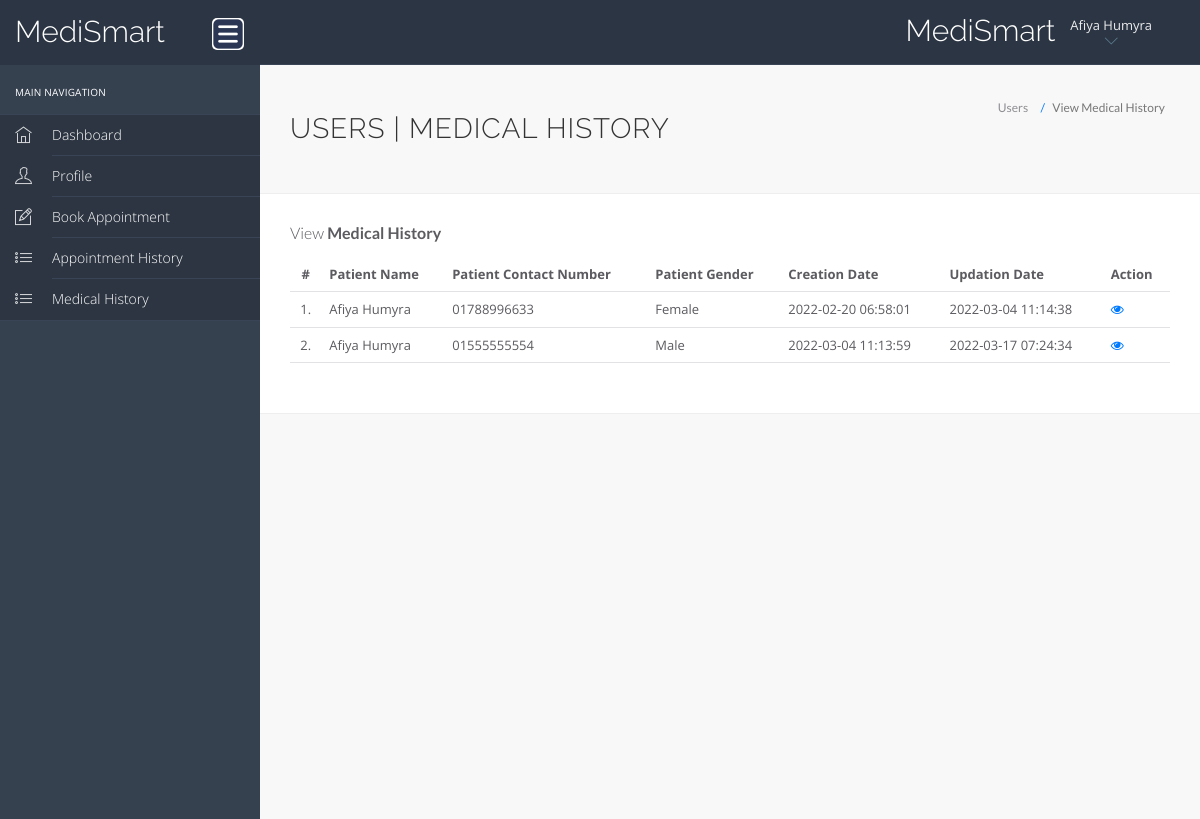
The page /hms/manage-medhistory.php (signed in) on the database its author committed.
### tables this page shows
CREATE TABLE `users` (
  `id` int(11) NOT NULL,
  `fullName` varchar(255) DEFAULT NULL,
  `profile_pic` varchar(255) NOT NULL,
  `address` longtext DEFAULT NULL,
  `city` varchar(255) DEFAULT NULL,
  `gender` varchar(255) DEFAULT NULL,
  `email` varchar(255) DEFAULT NULL,
  `password` varchar(255) DEFAULT NULL,
  `regDate` timestamp NULL DEFAULT current_timestamp(),
  `updationDate` timestamp NULL DEFAULT NULL ON UPDATE current_timestamp()
);

CREATE TABLE `tblpatient` (
  `ID` int(10) NOT NULL,
  `Docid` int(10) DEFAULT NULL,
  `PatientName` varchar(200) DEFAULT NULL,
  `PatientContno` varchar(13) DEFAULT NULL,
  `PatientEmail` varchar(200) DEFAULT NULL,
  `PatientGender` varchar(50) DEFAULT NULL,
  `PatientAdd` mediumtext DEFAULT NULL,
  `PatientAge` int(10) DEFAULT NULL,
  `PatientMedhis` mediumtext DEFAULT NULL,
  `CreationDate` timestamp NULL DEFAULT current_timestamp(),
  `UpdationDate` timestamp NULL DEFAULT NULL ON UPDATE current_timestamp()
);

### hms/manage-medhistory.php (the view, shortened to what this page needs)
<?php
include('include/config.php');
?>
<!DOCTYPE html>
<html lang="en">
	<head>
		<link rel="stylesheet" href="vendor/bootstrap/css/bootstrap.min.css">
		<link rel="stylesheet" href="vendor/fontawesome/css/font-awesome.min.css">
		<link rel="stylesheet" href="vendor/themify-icons/themify-icons.min.css">
		<link href="vendor/animate.css/animate.min.css" rel="stylesheet" media="screen">
		<link href="vendor/perfect-scrollbar/perfect-scrollbar.min.css" rel="stylesheet" media="screen">
		<link href="vendor/switchery/switchery.min.css" rel="stylesheet" media="screen">
		<link href="vendor/bootstrap-touchspin/jquery.bootstrap-touchspin.min.css" rel="stylesheet" media="screen">
		<link href="vendor/select2/select2.min.css" rel="stylesheet" media="screen">
		<link href="vendor/bootstrap-datepicker/bootstrap-datepicker3.standalone.min.css" rel="stylesheet" media="screen">
		<link href="vendor/bootstrap-timepicker/bootstrap-timepicker.min.css" rel="stylesheet" media="screen">
		<link rel="stylesheet" href="assets/css/styles.css">
		<link rel="stylesheet" href="assets/css/plugins.css">
		<link rel="stylesheet" href="assets/css/themes/theme-5.css" id="skin_color" />
	</head>
	<body>
		<div id="app">
<?php include('include/sidebar.php');?>
<div class="app-content">
<?php include('include/header.php');?>
<div class="main-content" >
<div class="wrap-content container" id="container">
<section id="page-title">
<div class="row">
<div class="col-sm-8">
<h1 class="mainTitle">Users | Medical History</h1>
</div>
<ol class="breadcrumb">
<li>
<span>Users</span>
</li>
<li class="active">
<span>View Medical History</span>
</li>
</ol>
</div>
</section>
<div class="container-fluid container-fullw bg-white">
<div class="row">
<div class="col-md-12">
<h5 class="over-title margin-bottom-15">View <span class="text-bold">Medical History</span></h5>
<table class="table table-hover" id="sample-table-1">
<thead>
<tr>
<th class="center">#</th>
<th>Patient Name</th>
<th>Patient Contact Number</th>
<th>Patient Gender </th>
<th>Creation Date </th>
<th>Updation Date </th>
<th>Action</th>
</tr>
</thead>
<tbody>
<?php
$uid=$_SESSION['id'];
$sql=mysqli_query($con,"select tblpatient.* from tblpatient join users on users.email=tblpatient.PatientEmail where users.id='$uid'");
$cnt=1;
while($row=mysqli_fetch_array($sql))
{
?>
<tr>
<td class="center"><?php echo $cnt;?>.</td>
<td class="hidden-xs"><?php echo $row['PatientName'];?></td>
<td><?php echo $row['PatientContno'];?></td>
<td><?php echo $row['PatientGender'];?></td>
<td><?php echo $row['CreationDate'];?></td>
<td><?php echo $row['UpdationDate'];?>
</td>
<td>
<a href="view-medhistory.php?viewid=<?php echo $row['ID'];?>"><i class="fa fa-eye"></i></a>
</td>
</tr>
<?php
$cnt=$cnt+1;
 }?></tbody>
</table>
</div>
</div>
</div>
</div>
</div>
</div>
</div>
	<?php include('include/footer.php');?>
	</body>
</html>

### hms/include/header.php (shortened to what this page needs)
<header class="navbar navbar-default navbar-static-top">
    <div class="navbar-header">
        <a class="navbar-brand" href="#">
            <h2 style="padding-top:10%; color: white;">MediSmart</h2>
        </a>
        <a href="#" class="sidebar-toggler pull-right visible-md visible-lg" data-toggle-class="app-sidebar-closed"
            data-toggle-target="#app">
            <img src="./assets/images/menu.png" alt="Menu" width="32" height="32"
                style="background-color: white; border-radius: 5px;">
        </a>
    </div>
    <div class="navbar-collapse collapse">
        <ul class="nav navbar-right">
            <li style="padding-top:5% ">
                <h2 style="color: white">MediSmart</h2>
            </li>
            <li class="dropdown current-user">
                <a href class="dropdown-toggle" data-toggle="dropdown">
                    <span class="username">
                        <?php $query=mysqli_query($con,"select fullName from users where id='".$_SESSION['id']."'");
                            while($row=mysqli_fetch_array($query))
                            {
                                echo $row['fullName'];
                            }
						?> <i class="ti-angle-down"></i></i></span>
                </a>
            </li>
        </ul>
    </div>
</header>

### hms/assets/css/themes/theme-5.css (style rules this page uses)
body { background: #f8f8f8; }
header .navbar-header { background: #2c3543 !important; border-right-color: transparent !important; border-bottom-color: transparent !important; }
header .navbar-header .sidebar-toggler, header .navbar-header .sidebar-mobile-toggler { color: #5f8295 !important; }
header .navbar-header .navbar-brand { color: #ffffff !important; }
header .navbar-collapse { background: #2c3543 !important; border-bottom-color: #394557 !important; box-shadow: none !important; }
header .navbar-collapse .navbar-right > li > a { color: #ffffff; }
header .navbar-collapse .navbar-right > li > a i { color: #5f8295 !important; }

### rows shown on the page
users: fullName "Afiya Humyra"
tblpatient: PatientName "Afiya Humyra", PatientContno "01788996633", PatientGender "Female", CreationDate "2022-02-20 06:58:01", UpdationDate "2022-03-04 11:14:38"
tblpatient: PatientName "Afiya Humyra", PatientContno "01555555554", PatientGender "Male", CreationDate "2022-03-04 11:13:59", UpdationDate "2022-03-17 07:24:34"
